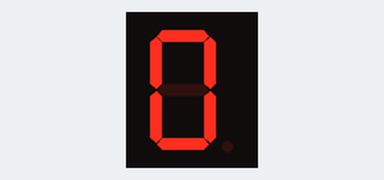
A sketch run on a simulated Arduino Uno, built with avr-gcc and run on an emulated ATmega328P. Parts: 1-digit seven-segment display. Wiring (inferred from the names in the program): 1-digit 7-segment display, segments lit when HIGH: segments pin 2, pin 3, pin 4, pin 5, pin 6, pin 7, pin 8, pin 9. The segment pins are drawn as the display they are named for.

Above: at 0.1 s.
At 1.1 s:
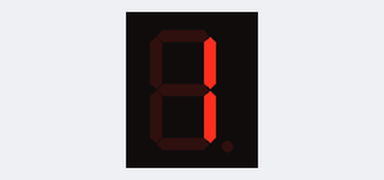
At 2.1 s:
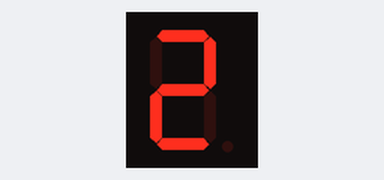
At 4.1 s:
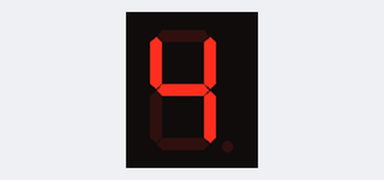
At 6.1 s:
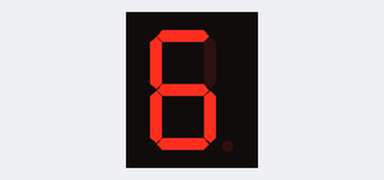
At 9.1 s:
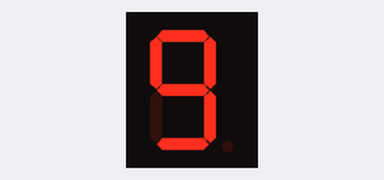

The sketch:

25_Counter_using_for_Loop.ino
```cpp
#define A 2
#define B 3
#define C 4
#define D 5
#define E 6
#define F 7
#define G 8
#define dp 9

// Array to hold pin numbers
const int segmentPins[] = {A, B, C, D, E, F, G, dp};

// Array to define each digit (0-9) for a common cathode 7-segment display
const bool digitPatterns[10][8] = {
    {1, 1, 1, 1, 1, 1, 0, 0}, // 0
    {0, 1, 1, 0, 0, 0, 0, 0}, // 1
    {1, 1, 0, 1, 1, 0, 1, 0}, // 2
    {1, 1, 1, 1, 0, 0, 1, 0}, // 3
    {0, 1, 1, 0, 0, 1, 1, 0}, // 4
    {1, 0, 1, 1, 0, 1, 1, 0}, // 5
    {1, 0, 1, 1, 1, 1, 1, 0}, // 6
    {1, 1, 1, 0, 0, 0, 0, 0}, // 7
    {1, 1, 1, 1, 1, 1, 1, 0}, // 8
    {1, 1, 1, 1, 0, 1, 1, 0}  // 9
};

void setup()
{
    // Set all segment pins as output
    for (int i = 0; i < 8; i++)
    {
        pinMode(segmentPins[i], OUTPUT);
    }
}

void loop()
{
    // Loop through digits 0 to 9
    for (int digit = 0; digit < 10; digit++)
    {
        // Update segments based on the current digit pattern
        for (int segment = 0; segment < 8; segment++)
        {
            digitalWrite(segmentPins[segment], digitPatterns[digit][segment]);
        }

        delay(1000); // Wait 1 second before showing the next digit
    }
}
```

Measured:
- by itself, everything shown: repeats every 10.0 s, in 10 steps
- what the display in image 1 shows lasts 1.0 s, from 1.0 s to 2.0 s
